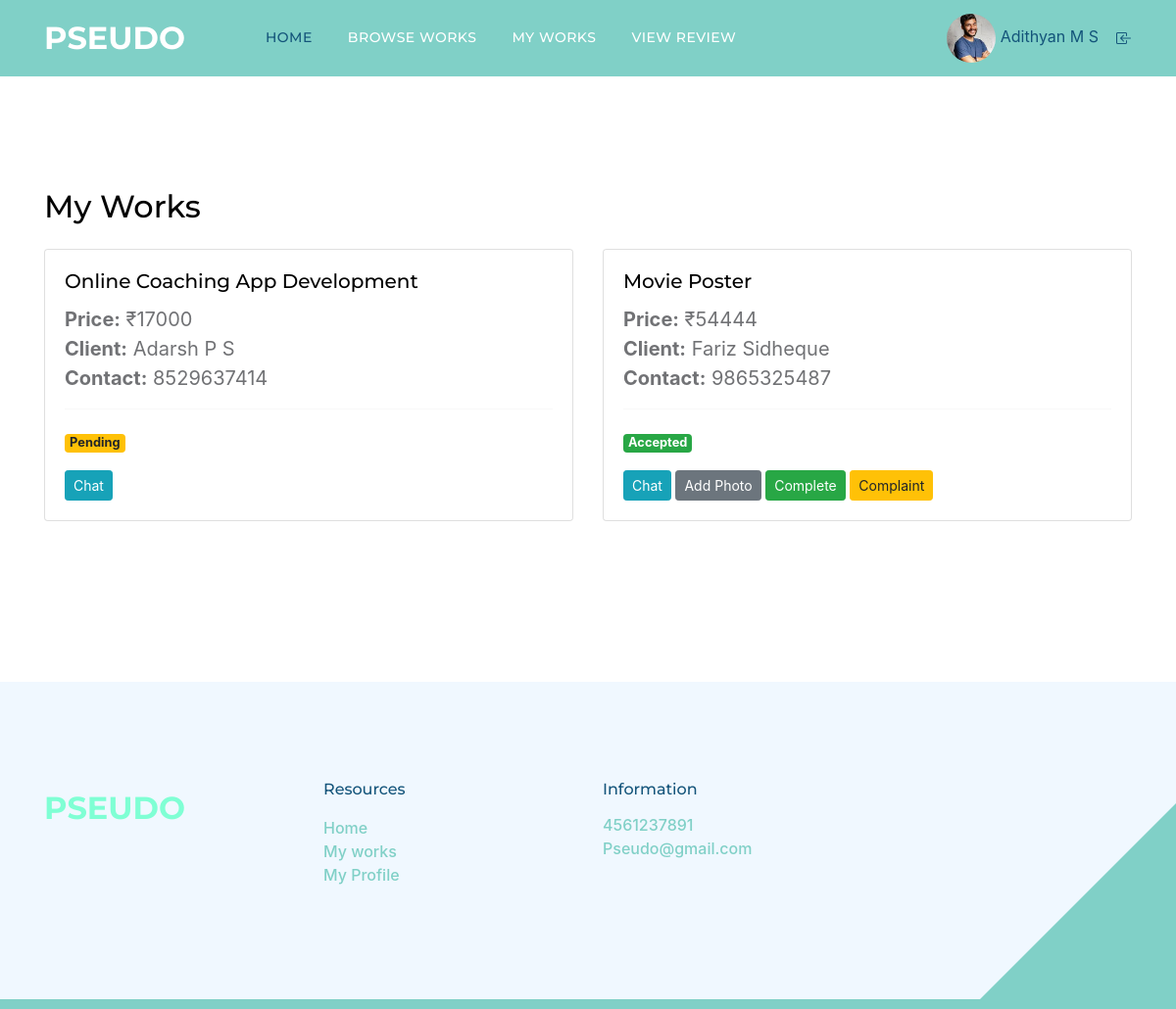
The app's page /Freelan/Myworks.php (signed in) with its own data.
### tables this page shows
CREATE TABLE `tbl_request` (
  `request_id` int(11) NOT NULL,
  `freelan_id` int(11) NOT NULL,
  `work_id` int(11) NOT NULL,
  `status` int(11) NOT NULL,
  `request_date` varchar(35) NOT NULL,
  `payment_date` varchar(20) NOT NULL,
  `agreement_date` varchar(50) NOT NULL
);

CREATE TABLE `tbl_work` (
  `work_id` int(11) NOT NULL,
  `work_name` varchar(100) NOT NULL,
  `work_price` varchar(50) NOT NULL,
  `work_details` varchar(1000) NOT NULL,
  `work_doc` varchar(50) NOT NULL,
  `client_id` int(11) NOT NULL,
  `subcat_id` int(11) NOT NULL,
  `work_final` varchar(100) NOT NULL,
  `work_status` int(11) NOT NULL DEFAULT 0
);

CREATE TABLE `tbl_client` (
  `client_id` int(11) NOT NULL,
  `client_name` varchar(50) NOT NULL,
  `client_email` varchar(50) NOT NULL,
  `place_id` int(11) NOT NULL,
  `client_address` varchar(100) NOT NULL,
  `client_photo` varchar(50) NOT NULL,
  `client_proof` varchar(50) NOT NULL,
  `client_password` varchar(50) NOT NULL,
  `client_dob` varchar(50) NOT NULL,
  `client_contact` varchar(50) NOT NULL,
  `client_status` int(11) NOT NULL,
  `client_gender` varchar(50) NOT NULL
);

### Freelan/Myworks.php (the view, shortened to what this page needs)
<?php
include('Header.php');
$selqry = "SELECT * FROM tbl_request r
           INNER JOIN tbl_work w ON r.work_id = w.work_id
           INNER JOIN tbl_client c ON w.client_id = c.client_id
           WHERE freelan_id=" . $_SESSION['fid'];
$mywork = $con->query($selqry);
?>
<!DOCTYPE html>
<html lang="en">
<head>
<link rel="stylesheet" href="../Asset/Templates/Main/extra/bootstrap.min.css">
</head>
<body>
<div class="container mt-5">
    <h2 class="mb-4">My Works</h2>
    <div class="row">
        <?php while($data = $mywork->fetch_assoc()): ?>
            <div class="col-md-6">
                <div class="card">
                    <div class="card-body">
                        <h5 class="card-title"><?php echo $data['work_name']; ?></h5>
                        <p class="card-text">
                            <strong>Price:</strong> ₹<?php echo $data['work_price']; ?><br>
                            <strong>Client:</strong> <?php echo $data['client_name']; ?><br>
                            <strong>Contact:</strong> <?php echo $data['client_contact']; ?>
                        </p>
                        <hr>
                        <p>
                            <?php if($data['status'] == 1): ?>
                                <span class="badge badge-success">Accepted</span>
                            <?php elseif($data['status'] == 2): ?>
                                <span class="badge badge-danger">Rejected</span>
                            <?php elseif($data['status'] == 3): ?>
                                <span class="badge badge-primary">Completed (Not Paid)</span>
                            <?php elseif($data['status'] == 4): ?>
                                <span class="badge badge-success">Paid</span>
                            <?php else: ?>
                                <span class="badge badge-warning">Pending</span>
                            <?php endif; ?>
                        </p>
                        <a href="Chat.php?id=<?php echo $data['client_id']; ?>" class="btn btn-info btn-sm">Chat</a>
                        <?php if($data['status'] == 1): ?>
                            <a href="Gallary.php?rid=<?php echo $data['request_id']; ?>" class="btn btn-secondary btn-sm">Add Photo</a>
                            <a href="Addfinalwork.php?rid=<?php echo $data['work_id']; ?>" class="btn btn-success btn-sm">Complete</a>
                            <a href="Freelancomplaint.php?rid=<?php echo $data['request_id']; ?>" class="btn btn-warning btn-sm">Complaint</a>
                        <?php elseif($data['status'] == 3): ?>
                            <a href="Freelancomplaint.php?rid=<?php echo $data['request_id']; ?>" class="btn btn-warning btn-sm">Complaint</a>
                        <?php endif; ?>
                    </div>
                </div>
            </div>
        <?php endwhile; ?>
    </div>
</div>
</body>
<?php
include('Footer.php');
?>
</html>

### Asset/Templates/Main/css/templatemo-topic-listing.css (style rules this page uses)
:root { --white-color: #ffffff; --primary-color: #13547a; --secondary-color: #80d0c7; --section-bg-color: #f0f8ff; --custom-btn-bg-color: #80d0c7; --custom-btn-bg-hover-color: #13547a; --dark-color: #000000; --p-color: #717275; --border-color: #7fffd4; --link-hover-color: #13547a; --body-font-family: 'Open Sans', sans-serif; --title-font-family: 'Montserrat', sans-serif; --h1-font-size: 58px; --h2-font-size: 46px; --h3-font-size: 32px; --h4-font-size: 28px; --h5-font-size: 24px; --h6-font-size: 22px; --p-font-size: 20px; --menu-font-size: 14px; --btn-font-size: 18px; --copyright-font-size: 16px; --border-radius-large: 100px; --border-radius-medium: 20px; --border-radius-small: 10px; --font-weight-normal: 400; --font-weight-medium: 500; --font-weight-semibold: 600; --font-weight-bold: 700; }
body { background-color: var(--white-color); font-family: var(--body-font-family); }
h2, h3, h4, h5, h6 { color: var(--dark-color); }
h1, h2, h3, h4, h5, h6 { font-family: var(--title-font-family); font-weight: var(--font-weight-semibold); }
h2 { font-size: var(--h2-font-size); font-weight: var(--font-weight-bold); }
h5 { font-size: var(--h5-font-size); }
p { color: var(--p-color); font-size: var(--p-font-size); font-weight: var(--font-weight-normal); }
a, button { touch-action: manipulation; transition: all 0.3s; }
a { display: inline-block; color: var(--primary-color); text-decoration: none; }
b, strong { font-weight: var(--font-weight-bold); }

### Freelan/Myworks.php (style rules this page uses)
.card { margin-bottom: 20px; transition: box-shadow 0.3s ease; }
.card-body { padding: 20px; }
.badge { font-size: 0.8rem; }

### records on screen
tbl_request: work.work_name "Online Coaching App Development", work.work_price "17000", tbl_client.client_name "Adarsh P S", tbl_client.client_contact "8529637414", status "Pending"
tbl_request: work.work_name "Movie Poster", work.work_price "54444", tbl_client.client_name "Fariz Sidheque", tbl_client.client_contact "9865325487", status "Accepted"

### other values on screen
$_SESSION['FName'] "Adithyan M S"
